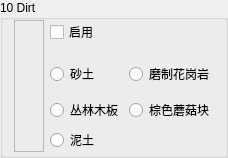
                 <widget class="QGroupBox" name="Base10">
                  <property name="sizePolicy">
                   <sizepolicy hsizetype="Expanding" vsizetype="Minimum">
                    <horstretch>0</horstretch>
                    <verstretch>0</verstretch>
                   </sizepolicy>
                  </property>
                  <property name="minimumSize">
                   <size>
                    <width>30</width>
                    <height>0</height>
                   </size>
                  </property>
                  <property name="maximumSize">
                   <size>
                    <width>16777215</width>
                    <height>16777215</height>
                   </size>
                  </property>
                  <property name="autoFillBackground">
                   <bool>true</bool>
                  </property>
                  <property name="title">
                   <string>10 Dirt</string>
                  </property>
                  <property name="flat">
                   <bool>false</bool>
                  </property>
                  <layout class="QGridLayout" name="gridLayout_32">
                   <property name="topMargin">
                    <number>0</number>
                   </property>
                   <property name="bottomMargin">
                    <number>3</number>
                   </property>
                   <item row="0" column="1">
                    <widget class="QCheckBox" name="Enable10">
                     <property name="sizePolicy">
                      <sizepolicy hsizetype="Expanding" vsizetype="Fixed">
                       <horstretch>0</horstretch>
                       <verstretch>0</verstretch>
                      </sizepolicy>
                     </property>
                     <property name="text">
                      <string>启用</string>
                     </property>
                    </widget>
                   </item>
                   <item row="3" column="1">
                    <widget class="QRadioButton" name="is10CoarseDirt">
                     <property name="text">
                      <string>砂土</string>
                     </property>
                     <property name="icon">
                      <iconset resource="BlockTextures.qrc">
                       <normaloff>:/new/Textures/Slope/block/coarse_dirt.png</normaloff>:/new/Textures/Slope/block/coarse_dirt.png</iconset>
                     </property>
                    </widget>
                   </item>
                   <item row="0" column="2">
                    <spacer name="horizontalSpacer_21">
                     <property name="orientation">
                      <enum>Qt::Horizontal</enum>
                     </property>
                     <property name="sizeHint" stdset="0">
                      <size>
                       <width>40</width>
                       <height>20</height>
                      </size>
                     </property>
                    </spacer>
                   </item>
                   <item row="3" column="2">
                    <widget class="QRadioButton" name="is10PolishedGranite">
                     <property name="text">
                      <string>磨制花岗岩</string>
                     </property>
                     <property name="icon">
                      <iconset resource="BlockTextures.qrc">
                       <normaloff>:/new/Textures/Slope/block/polished_granite.png</normaloff>:/new/Textures/Slope/block/polished_granite.png</iconset>
                     </property>
                    </widget>
                   </item>
                   <item row="5" column="1">
                    <widget class="QRadioButton" name="is10JunglePlanks">
                     <property name="text">
                      <string>丛林木板</string>
                     </property>
                     <property name="icon">
                      <iconset resource="BlockTextures.qrc">
                       <normaloff>:/new/Textures/Slope/block/jungle_planks.png</normaloff>:/new/Textures/Slope/block/jungle_planks.png</iconset>
                     </property>
                    </widget>
                   </item>
                   <item row="5" column="2">
                    <widget class="QRadioButton" name="is10BrownMushroomBlock">
                     <property name="text">
                      <string>棕色蘑菇块</string>
                     </property>
                     <property name="icon">
                      <iconset resource="BlockTextures.qrc">
                       <normaloff>:/new/Textures/Slope/block/brown_mushroom_block.png</normaloff>:/new/Textures/Slope/block/brown_mushroom_block.png</iconset>
                     </property>
                    </widget>
                   </item>
                   <item row="6" column="1">
                    <widget class="QRadioButton" name="is10Dirt">
                     <property name="text">
                      <string>泥土</string>
                     </property>
                     <property name="icon">
                      <iconset resource="BlockTextures.qrc">
                       <normaloff>:/new/Textures/Slope/block/dirt.png</normaloff>:/new/Textures/Slope/block/dirt.png</iconset>
                     </property>
                    </widget>
                   </item>
                   <item row="0" column="0" rowspan="7">
                    <widget class="QLabel" name="Color10">
                     <property name="minimumSize">
                      <size>
                       <width>30</width>
                       <height>0</height>
                      </size>
                     </property>
                     <property name="font">
                      <font>
                       <family>微软雅黑</family>
                       <pointsize>9</pointsize>
                      </font>
                     </property>
                     <property name="frameShape">
                      <enum>QFrame::StyledPanel</enum>
                     </property>
                     <property name="text">
                      <string/>
                     </property>
                    </widget>
                   </item>
                  </layout>
                 </widget>
